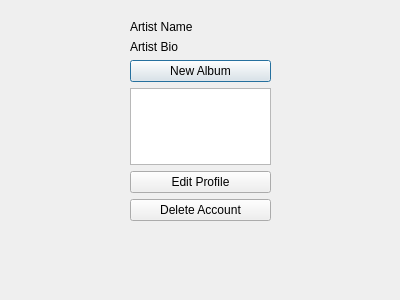
<?xml version="1.0" encoding="UTF-8"?>
<ui version="4.0">
 <class>ArtistWindow</class>
 <widget class="QDialog" name="ArtistWindow">
  <property name="geometry">
   <rect>
    <x>0</x>
    <y>0</y>
    <width>400</width>
    <height>300</height>
   </rect>
  </property>
  <property name="windowTitle">
   <string>Dialog</string>
  </property>
  <widget class="QWidget" name="layoutWidget">
   <property name="geometry">
    <rect>
     <x>130</x>
     <y>20</y>
     <width>141</width>
     <height>201</height>
    </rect>
   </property>
   <layout class="QVBoxLayout" name="verticalLayout">
    <item>
     <widget class="QLabel" name="artistNameLabel">
      <property name="text">
       <string>&lt;html&gt;&lt;head/&gt;&lt;body&gt;&lt;p&gt;Artist Name&lt;/p&gt;&lt;/body&gt;&lt;/html&gt;</string>
      </property>
     </widget>
    </item>
    <item>
     <widget class="QLabel" name="artistBioLabel">
      <property name="text">
       <string>&lt;html&gt;&lt;head/&gt;&lt;body&gt;&lt;p&gt;Artist Bio&lt;/p&gt;&lt;/body&gt;&lt;/html&gt;</string>
      </property>
     </widget>
    </item>
    <item>
     <widget class="QPushButton" name="newAlbumButton">
      <property name="text">
       <string>New Album</string>
      </property>
     </widget>
    </item>
    <item>
     <widget class="QListWidget" name="albumsListWidget"/>
    </item>
    <item>
     <widget class="QPushButton" name="editProfileButton">
      <property name="text">
       <string>Edit Profile</string>
      </property>
     </widget>
    </item>
    <item>
     <widget class="QPushButton" name="deleteAccountButton">
      <property name="text">
       <string>Delete Account</string>
      </property>
     </widget>
    </item>
   </layout>
  </widget>
 </widget>
 <resources/>
 <connections/>
</ui>
